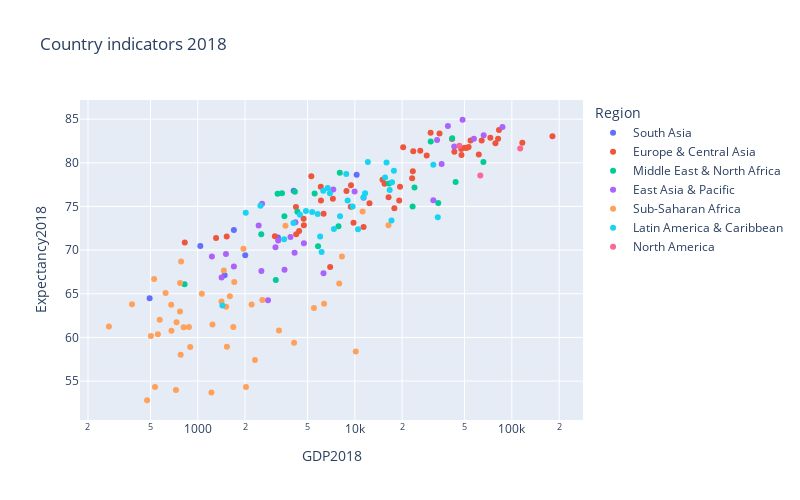

The notebook cell saved with this chart:
### Markdown cell above
Example 1: Country indicators from World Bank, https://databank.worldbank.org/home under CC BY 4.0
license.

Regions can be switched on and off.

### Code cell
import plotly.express as px
import pandas as pd
url = 'http://compbio.fmph.uniba.sk/vyuka/viz/images/9/9d/World_bank.csv'
countries = pd.read_csv(url)

px.scatter(
        countries, x="GDP2018", y="Expectancy2018", color="Region", 
        hover_data=['Country'],
        title="Country indicators 2018", log_x=True, 
        width=800, height=500
    )

### Figure 1 — Plotly figure (JSON) as saved in the notebook; plotly's stock layout.template omitted (floating-point values rounded to 4 significant figures)
{"data": [{"customdata": [["Afghanistan"], ["Bangladesh"], ["Bhutan"], ["India"], ["Maldives"], ["Nepal"], ["Pakistan"], ["Sri Lanka"]], "hovertemplate": "Region=South Asia<br>GDP2018=%{x}<br>Expectancy2018=%{y}<br>Country=%{customdata[0]}<extra></extra>", "legendgroup": "South Asia", "marker": {"color": "#636efa", "symbol": "circle"}, "mode": "markers", "name": "South Asia", "orientation": "v", "showlegend": true, "type": "scatter", "x": [493.8, 1698.0, 3243.0, 2006.0, 10280.0, 1039.0, 1482.0, 4081.0], "xaxis": "x", "y": [64.49, 72.32, 71.46, 69.42, 78.63, 70.48, 67.11, 76.81], "yaxis": "y"}, {"customdata": [["Albania"], ["Andorra"], ["Armenia"], ["Austria"], ["Azerbaijan"], ["Belarus"], ["Belgium"], ["Bosnia and Herzegovina"], ["Bulgaria"], ["Channel Islands"], ["Croatia"], ["Cyprus"], ["Czech Republic"], ["Denmark"], ["Estonia"], ["Faroe Islands"], ["Finland"], ["France"], ["Georgia"], ["Germany"], ["Gibraltar"], ["Greece"], ["Greenland"], ["Hungary"], ["Iceland"], ["Ireland"], ["Isle of Man"], ["Italy"], ["Kazakhstan"], ["Kosovo"], ["Kyrgyz Republic"], ["Latvia"], ["Liechtenstein"], ["Lithuania"], ["Luxembourg"], ["North Macedonia"], ["Moldova"], ["Monaco"], ["Montenegro"], ["Netherlands"], ["Norway"], ["Poland"], ["Portugal"], ["Romania"], ["Russian Federation"], ["San Marino"], ["Serbia"], ["Slovak Republic"], ["Slovenia"], ["Spain"], ["Sweden"], ["Switzerland"], ["Tajikistan"], ["Turkey"], ["Turkmenistan"], ["Ukraine"], ["United Kingdom"], ["Uzbekistan"]], "hovertemplate": "Region=Europe & Central Asia<br>GDP2018=%{x}<br>Expectancy2018=%{y}<br>Country=%{customdata[0]}<extra></extra>", "legendgroup": "Europe & Central Asia", "marker": {"color": "#EF553B", "symbol": "circle"}, "mode": "markers", "name": "Europe & Central Asia", "orientation": "v", "showlegend": true, "type": "scatter", "x": [5284.0, 41790.0, 4220.0, 51480.0, 4740.0, 6330.0, 47580.0, 6072.0, 9428.0, null, 15010.0, 28690.0, 23420.0, 61600.0, 23170.0, 64270.0, 50030.0, 41630.0, 4723.0, 47810.0, null, 20320.0, 54470.0, 16410.0, 72970.0, 78620.0, 89110.0, 34620.0, 9813.0, 4420.0, 1308.0, 17860.0, 181400.0, 19180.0, 116700.0, 6089.0, 4234.0, 185800.0, 8846.0, 53040.0, 81730.0, 15470.0, 23560.0, 12400.0, 11370.0, 49000.0, 7252.0, 19410.0, 26120.0, 30390.0, 54590.0, 82820.0, 826.6, 9456.0, 6967.0, 3097.0, 43040.0, 1529.0], "xaxis": "x", "y": [78.46, null, 74.94, 81.69, 72.86, 74.18, 81.6, 77.26, 74.96, 82.93, 78.07, 80.83, 79.03, 80.95, 78.24, 82.55, 81.73, 82.72, 73.6, 80.89, null, 81.79, null, 76.07, 82.86, 82.26, null, 83.35, 73.15, 72.2, 71.4, 74.78, 83.04, 75.68, 82.3, 75.69, 71.81, null, 76.77, 81.81, 82.76, 77.6, 81.32, 75.36, 72.66, null, 75.89, 77.27, 81.38, 83.43, 82.56, 83.75, 70.88, 77.44, 68.07, 71.58, 81.26, 71.57], "yaxis": "y"}, {"customdata": [["Algeria"], ["Bahrain"], ["Djibouti"], ["Egypt, Arab Rep."], ["Iran, Islamic Rep."], ["Iraq"], ["Israel"], ["Jordan"], ["Kuwait"], ["Lebanon"], ["Libya"], ["Malta"], ["Morocco"], ["Oman"], ["Qatar"], ["Saudi Arabia"], ["Syrian Arab Republic"], ["Tunisia"], ["United Arab Emirates"], ["West Bank and Gaza"], ["Yemen, Rep."]], "hovertemplate": "Region=Middle East & North Africa<br>GDP2018=%{x}<br>Expectancy2018=%{y}<br>Country=%{customdata[0]}<extra></extra>", "legendgroup": "Middle East & North Africa", "marker": {"color": "#00cc96", "symbol": "circle"}, "mode": "markers", "name": "Middle East & North Africa", "orientation": "v", "showlegend": true, "type": "scatter", "x": [4154.0, 23990.0, 3142.0, 2537.0, 5550.0, 5834.0, 41720.0, 4312.0, 33990.0, 8025.0, 7877.0, 30440.0, 3222.0, 16520.0, 65910.0, 23340.0, null, 3439.0, 43840.0, 3562.0, 824.1], "xaxis": "x", "y": [76.69, 77.16, 66.58, 71.83, 76.48, 70.45, 82.8, 74.41, 75.4, 78.88, 72.72, 82.45, 76.45, 77.63, 80.1, 75.0, 71.78, 76.5, 77.81, 73.89, 66.1], "yaxis": "y"}, {"customdata": [["American Samoa"], ["Australia"], ["Brunei Darussalam"], ["Cambodia"], ["China"], ["Fiji"], ["French Polynesia"], ["Guam"], ["Hong Kong SAR, China"], ["Indonesia"], ["Japan"], ["Kiribati"], ["Korea, Dem. People's Rep."], ["Korea, Rep."], ["Lao PDR"], ["Macao SAR, China"], ["Malaysia"], ["Marshall Islands"], ["Micronesia, Fed. Sts."], ["Mongolia"], ["Myanmar"], ["Nauru"], ["New Caledonia"], ["New Zealand"], ["Northern Mariana Islands"], ["Palau"], ["Papua New Guinea"], ["Philippines"], ["Samoa"], ["Singapore"], ["Solomon Islands"], ["Thailand"], ["Timor-Leste"], ["Tonga"], ["Tuvalu"], ["Vanuatu"], ["Vietnam"]], "hovertemplate": "Region=East Asia & Pacific<br>GDP2018=%{x}<br>Expectancy2018=%{y}<br>Country=%{customdata[0]}<extra></extra>", "legendgroup": "East Asia & Pacific", "marker": {"color": "#ab63fa", "symbol": "circle"}, "mode": "markers", "name": "East Asia & Pacific", "orientation": "v", "showlegend": true, "type": "scatter", "x": [11470.0, 57350.0, 31630.0, 1512.0, 9977.0, 6317.0, null, 35710.0, 48540.0, 3894.0, 39160.0, 1698.0, null, 33420.0, 2542.0, 87210.0, 11380.0, 3788.0, 3568.0, 4135.0, 1418.0, 9762.0, null, 42950.0, 23260.0, 15660.0, 2801.0, 3252.0, 4189.0, 66190.0, 2442.0, 7295.0, 1230.0, 4741.0, 3701.0, 3125.0, 2567.0], "xaxis": "x", "y": [null, 82.75, 75.72, 69.57, 76.7, 67.34, 77.46, 79.86, 84.93, 71.51, 84.21, 68.12, 72.09, 82.63, 67.61, 84.12, 76.0, null, 67.75, 69.69, 66.87, null, 77.15, 81.86, null, null, 64.26, 71.09, 73.19, 83.15, 72.83, 76.93, 69.26, 70.8, null, 70.32, 75.32], "yaxis": "y"}, {"customdata": [["Angola"], ["Benin"], ["Botswana"], ["Burkina Faso"], ["Burundi"], ["Cabo Verde"], ["Cameroon"], ["Central African Republic"], ["Chad"], ["Comoros"], ["Congo, Dem. Rep."], ["Congo, Rep."], ["Côte d'Ivoire"], ["Equatorial Guinea"], ["Eritrea"], ["Ethiopia"], ["Gabon"], ["Gambia, The"], ["Ghana"], ["Guinea"], ["Guinea-Bissau"], ["Kenya"], ["Lesotho"], ["Liberia"], ["Madagascar"], ["Malawi"], ["Mali"], ["Mauritania"], ["Mauritius"], ["Mozambique"], ["Namibia"], ["Niger"], ["Nigeria"], ["Rwanda"], ["São Tomé and Principe"], ["Senegal"], ["Seychelles"], ["Sierra Leone"], ["Somalia"], ["South Africa"], ["South Sudan"], ["Sudan"], ["Eswatini"], ["Tanzania"], ["Togo"], ["Uganda"], ["Zambia"], ["Zimbabwe"]], "hovertemplate": "Region=Sub-Saharan Africa<br>GDP2018=%{x}<br>Expectancy2018=%{y}<br>Country=%{customdata[0]}<extra></extra>", "legendgroup": "Sub-Saharan Africa", "marker": {"color": "#FFA15A", "symbol": "circle"}, "mode": "markers", "name": "Sub-Saharan Africa", "orientation": "v", "showlegend": true, "type": "scatter", "x": [3290.0, 1241.0, 8280.0, 813.1, 271.8, 3617.0, 1534.0, 476.0, 726.1, 1416.0, 557.1, 2578.0, 2314.0, 10140.0, null, 771.5, 7957.0, 732.7, 2202.0, 878.6, 778.3, 1708.0, 1222.0, 677.3, 527.5, 381.3, 894.8, 1601.0, 11210.0, 503.3, 5495.0, 572.4, 2028.0, 783.3, 1954.0, 1466.0, 16390.0, 534.0, null, 6374.0, null, 623.9, 4106.0, 1061.0, 680.0, 770.5, 1516.0, 1684.0], "xaxis": "x", "y": [60.78, 61.47, 69.28, 61.17, 61.25, 72.78, 58.92, 52.8, 53.98, 64.12, 60.37, 64.29, 57.42, 58.4, 65.94, 66.24, 66.19, 61.73, 63.78, 61.19, 58.0, 66.34, 53.7, 63.73, 66.68, 63.8, 58.89, 64.7, 74.42, 60.16, 63.37, 62.02, 54.33, 68.7, 70.17, 67.67, 72.84, 54.31, 57.07, 63.86, 57.6, 65.09, 59.4, 65.02, 60.76, 62.97, 63.51, 61.2], "yaxis": "y"}, {"customdata": [["Antigua and Barbuda"], ["Argentina"], ["Aruba"], ["Bahamas, The"], ["Barbados"], ["Belize"], ["Bolivia"], ["Brazil"], ["British Virgin Islands"], ["Cayman Islands"], ["Chile"], ["Colombia"], ["Costa Rica"], ["Cuba"], ["Curaçao"], ["Dominica"], ["Dominican Republic"], ["Ecuador"], ["El Salvador"], ["Grenada"], ["Guatemala"], ["Guyana"], ["Haiti"], ["Honduras"], ["Jamaica"], ["Mexico"], ["Nicaragua"], ["Panama"], ["Paraguay"], ["Peru"], ["Puerto Rico"], ["Sint Maarten (Dutch part)"], ["St. Kitts and Nevis"], ["St. Lucia"], ["St. Martin (French part)"], ["St. Vincent and the Grenadines"], ["Suriname"], ["Trinidad and Tobago"], ["Turks and Caicos Islands"], ["Uruguay"], ["Venezuela, RB"], ["Virgin Islands (U.S.)"]], "hovertemplate": "Region=Latin America & Caribbean<br>GDP2018=%{x}<br>Expectancy2018=%{y}<br>Country=%{customdata[0]}<extra></extra>", "legendgroup": "Latin America & Caribbean", "marker": {"color": "#19d3f3", "symbol": "circle"}, "mode": "markers", "name": "Latin America & Caribbean", "orientation": "v", "showlegend": true, "type": "scatter", "x": [16670.0, 11630.0, null, 33770.0, 17750.0, 4885.0, 3549.0, 9001.0, null, 85980.0, 15920.0, 6717.0, 12110.0, 8822.0, 19570.0, 7694.0, 8051.0, 6296.0, 4068.0, 10490.0, 4473.0, 6146.0, 1435.0, 2506.0, 5354.0, 9687.0, 2021.0, 15590.0, 5806.0, 6941.0, 31620.0, 29160.0, 19280.0, 11360.0, null, 7361.0, 6015.0, 17130.0, 29550.0, 17280.0, null, null], "xaxis": "x", "y": [76.89, 76.52, 76.15, 73.75, 79.08, 74.5, 71.24, 75.67, null, null, 80.04, 77.11, 80.09, 78.73, null, null, 73.89, 76.8, 73.1, 72.38, 74.06, 69.77, 63.66, 75.09, 74.37, 74.99, 74.28, 78.33, 74.13, 76.52, 79.78, null, null, 76.06, 79.87, 72.42, 71.57, 73.38, null, 77.77, 72.13, 79.57], "yaxis": "y"}, {"customdata": [["Bermuda"], ["Canada"], ["United States"]], "hovertemplate": "Region=North America<br>GDP2018=%{x}<br>Expectancy2018=%{y}<br>Country=%{customdata[0]}<extra></extra>", "legendgroup": "North America", "marker": {"color": "#FF6692", "symbol": "circle"}, "mode": "markers", "name": "North America", "orientation": "v", "showlegend": true, "type": "scatter", "x": [113000.0, 46310.0, 63000.0], "xaxis": "x", "y": [81.65, 81.95, 78.54], "yaxis": "y"}], "layout": {"height": 500, "legend": {"title": {"text": "Region"}, "tracegroupgap": 0}, "title": {"text": "Country indicators 2018"}, "width": 800, "xaxis": {"anchor": "y", "domain": [0, 1], "title": {"text": "GDP2018"}, "type": "log"}, "yaxis": {"anchor": "x", "domain": [0, 1], "title": {"text": "Expectancy2018"}}}}
